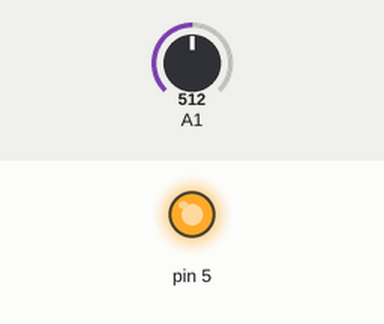
Simulated run of this sketch. Board: Arduino Uno, built with avr-gcc and run on an emulated ATmega328P. Parts: output pins drawn as LEDs (lit = HIGH). Inputs (shaded band) come from the test bench; at power-on: A1 = 512.

Above: at 0.2 s.
Timing chart, 0 to 1.7 s (numbered marks = the images above):
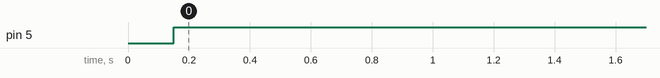

Measured:
- by itself, pin 5: LOW → HIGH at 0.15 s

The sketch:

sketch.ino
```cpp
bool on=false; int onC=0; int offC=0;
void setup(){pinMode(5,OUTPUT);}
void loop(){
  float c=analogRead(A1)*(5.0/1023.0)*100.0;
  if(c>=35.0) onC++; else onC=0;
  if(c<=32.0) offC++; else offC=0;
  if(onC>=4) on=true;
  if(offC>=4) on=false;
  digitalWrite(5,on); delay(50);
}
```
